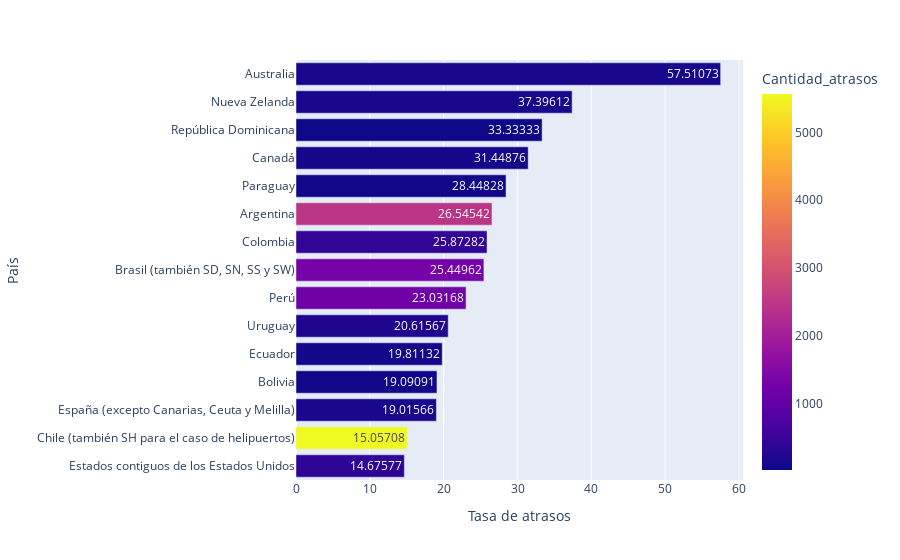

Notebook source saved alongside this figure:
### Markdown cell above
#### Calculamos la tasa de atraso por Pais de destino y podemos obsersvar que efevtivamente Australia es el pais que presenta la mayor tasa de atrasos en los viajes.

### Code cell
fig = px.bar(Pais.head(15).sort_values('Tasa de atrasos',ascending=True)
            , y='País'
            , x='Tasa de atrasos'
            , color='Cantidad_atrasos'
            , text_auto= True
            )


fig.show()

### Figure 1 — Plotly figure (JSON) as saved in the notebook; plotly's stock layout.template omitted (floating-point values rounded to 4 significant figures)
{"data": [{"alignmentgroup": "True", "hovertemplate": "Tasa de atrasos=%{x}<br>País=%{y}<br>Cantidad_atrasos=%{marker.color}<extra></extra>", "legendgroup": "", "marker": {"color": [387, 5566, 170, 63, 84, 221, 1214, 1316, 415, 2452, 66, 89, 18, 135, 134], "coloraxis": "coloraxis", "pattern": {"shape": ""}}, "name": "", "offsetgroup": "", "orientation": "h", "showlegend": false, "textposition": "auto", "texttemplate": "%{x}", "type": "bar", "x": [14.68, 15.06, 19.02, 19.09, 19.81, 20.62, 23.03, 25.45, 25.87, 26.55, 28.45, 31.45, 33.33, 37.4, 57.51], "xaxis": "x", "y": ["Estados contiguos de los Estados Unidos", "Chile (también SH para el caso de helipuertos)", "España (excepto Canarias, Ceuta y Melilla)", "Bolivia", "Ecuador", "Uruguay", "Perú", "Brasil (también SD, SN, SS y SW)", "Colombia", "Argentina", "Paraguay", "Canadá", "República Dominicana", "Nueva Zelanda", "Australia"], "yaxis": "y"}], "layout": {"barmode": "relative", "coloraxis": {"colorbar": {"title": {"text": "Cantidad_atrasos"}}, "colorscale": [[0, "#0d0887"], [0.1111, "#46039f"], [0.2222, "#7201a8"], [0.3333, "#9c179e"], [0.4444, "#bd3786"], [0.5556, "#d8576b"], [0.6667, "#ed7953"], [0.7778, "#fb9f3a"], [0.8889, "#fdca26"], [1, "#f0f921"]]}, "legend": {"tracegroupgap": 0}, "margin": {"t": 60}, "xaxis": {"anchor": "y", "domain": [0, 1], "title": {"text": "Tasa de atrasos"}}, "yaxis": {"anchor": "x", "domain": [0, 1], "title": {"text": "País"}}}}
